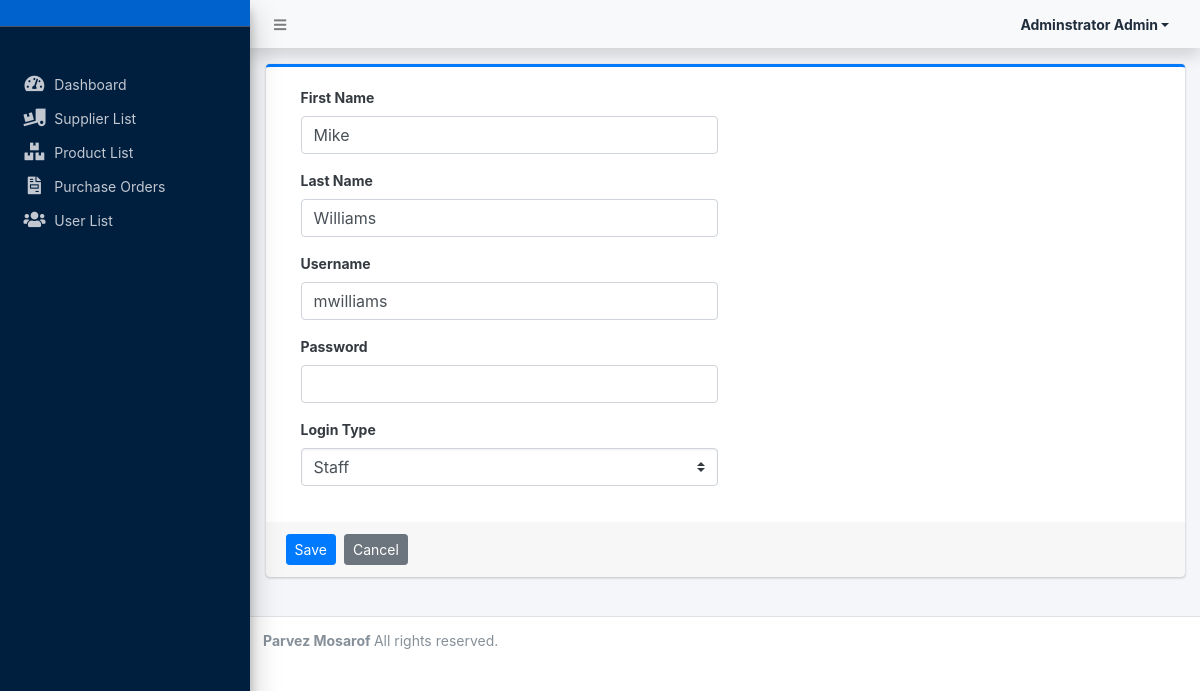
/admin/?page=user/manage_user&id=3 (signed in), run on the app's committed database.
### tables this page shows
CREATE TABLE `users` (
  `id` int(50) NOT NULL,
  `firstname` varchar(250) NOT NULL,
  `lastname` varchar(250) NOT NULL,
  `username` text NOT NULL,
  `password` text NOT NULL,
  `avatar` text DEFAULT NULL,
  `last_login` datetime DEFAULT NULL,
  `type` tinyint(1) NOT NULL DEFAULT 0,
  `date_added` datetime NOT NULL DEFAULT current_timestamp(),
  `date_updated` datetime DEFAULT NULL ON UPDATE current_timestamp()
);

### admin/user/manage_user.php (the view, shortened to what this page needs)
<?php
if(isset($_GET['id']) && $_GET['id'] > 0){
    $user = $conn->query("SELECT * FROM users where id ='{$_GET['id']}'");
    foreach($user->fetch_array() as $k =>$v){
        $meta[$k] = $v;
    }
}
?>
<div class="card card-outline card-primary">
	<div class="card-body">
		<div class="container-fluid">
			<form action="" id="manage-user">
				<div class="form-group col-6">
					<label for="name">First Name</label>
					<input type="text" name="firstname" id="firstname" class="form-control" value="<?php echo isset($meta['firstname']) ? $meta['firstname']: '' ?>" required>
				</div>
				<div class="form-group col-6">
					<label for="name">Last Name</label>
					<input type="text" name="lastname" id="lastname" class="form-control" value="<?php echo isset($meta['lastname']) ? $meta['lastname']: '' ?>" required>
				</div>
				<div class="form-group col-6">
					<label for="username">Username</label>
					<input type="text" name="username" id="username" class="form-control" value="<?php echo isset($meta['username']) ? $meta['username']: '' ?>" required  autocomplete="off">
				</div>
				<div class="form-group col-6">
					<label for="password">Password</label>
					<input type="password" name="password" id="password" class="form-control" value="" autocomplete="off" <?php echo isset($meta['id']) ? "": 'required' ?>>
				</div>
				<div class="form-group col-6">
					<label for="type">Login Type</label>
					<select name="type" id="type" class="custom-select">
						<option value="2" <?php echo isset($meta['type']) && $meta['type'] == 2 ? 'selected' : '' ?>>Staff</option>
					</select>
				</div>
			</form>
		</div>
	</div>
	<div class="card-footer">
			<div class="col-md-12">
				<div class="row">
					<button class="btn btn-sm btn-primary mr-2" form="manage-user">Save</button>
					<a class="btn btn-sm btn-secondary" href="./?page=user/list">Cancel</a>
				</div>
			</div>
		</div>
</div>

### data on the page
users: firstname "Mike", lastname "Williams", username "mwilliams", type "Staff"

### other printed values
$_settings->userdata('firstname').' '.$_settings->userdata('lastname') "Adminstrator Admin"
